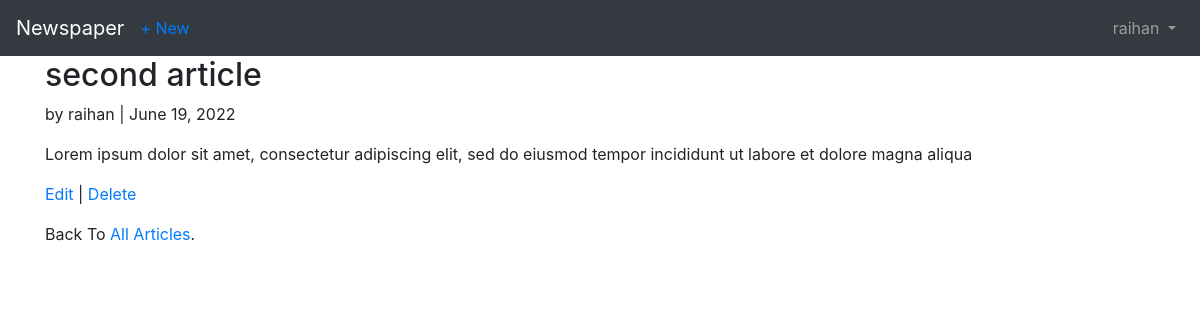
The app's page /articles/2/ (signed in) with its own data.
### accounts/models.py (models this page shows)
class CustomUser(AbstractUser):
    age = models.PositiveIntegerField(null=True, blank=True)

### articles/models.py (models this page shows, shortened)
class Article(models.Model):
    title = models.CharField(max_length=255)
    body = models.TextField()
    date = models.DateField(auto_now_add=True)
    author = models.ForeignKey(get_user_model(), on_delete=models.CASCADE)

### articles/views.py (the view)
# urls.py: path('<int:pk>/', ArticleDetailView.as_view(), name="article_detail"),
class ArticleDetailView(LoginRequiredMixin, DetailView):
    model = Article
    template_name = 'article_detail.html'

### templates/article_detail.html (shortened to what this page needs)
{% extends 'base.html' %}
{% block content %}
<div class="article-entry">
    <h2>{{ article.title }}</h2>
    <p>by {{article.author}} | {{article.date}}</p>
    <p>{{article.body}}</p>
</div>
<p>
    <a href="{% url 'article_edit' article.pk %}">Edit</a> |
    <a href="{% url 'article_delete' article.pk %}">Delete </a>
</p>
<p>Back To <a href="{% url 'article_list' %}">All Articles</a>.</p>
{% endblock content %}

### templates/base.html (shortened to what this page needs)
<!DOCTYPE html>
<html lang="en">
<head>
    <link rel="stylesheet" href="https://cdn.jsdelivr.net/npm/bootstrap@4.6.1/dist/css/bootstrap.min.css"
>
</head>
<body>
    <body>
        <nav class="navbar navbar-expand-lg navbar-dark bg-dark">
            <a class="navbar-brand" href="{% url 'home' %}">Newspaper</a>
            {% if user.is_authenticated %}
            <ul class="navbar-nav mr-auto">
                <li class="nav-item">
                    <a href="{% url 'article_new' %}">+ New</a>
                </li>
            </ul>
            {% endif %}
            <div class="collapse navbar-collapse" id="navbarSupportedContent">
                {% if user.is_authenticated %}
                <ul class="navbar-nav ml-auto">
                    <li class="nav-item">
                        <a class="nav-link dropdown-toggle" href="#" id="navbarDropdown" role="button"
                            data-toggle="dropdown" aria-haspopup="true" aria-expanded="false">
                            {{ user.username }}
                        </a>
                    </li>
                </ul>
                {% endif %}
            </div>
        </nav>
        <main>
            <div class="container">
                {% block content %}
                {% endblock content %}
            </div>
        </main>
    </body>
</html>

### records on screen
CustomUser: username "raihan"
Article: title "second article", author "raihan", date "June 19, 2022", body "Lorem ipsum dolor sit amet, consectetur adipiscing elit, sed do eiusmod tempor incididunt ut labore et dolore magna aliqua"
